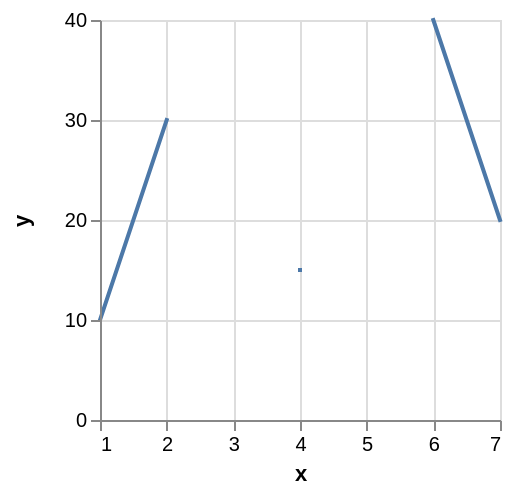

Here is the Vega-Lite specification saved for this chart:
### Vega specification from a JSON file in a GitHub repository (floating-point values rounded to 4 significant figures)
{"$schema": "https://vega.github.io/schema/vega/v3.0.json", "description": "A simple bar chart with embedded data.", "autosize": "pad", "padding": 5, "width": 200, "height": 200, "style": "cell", "data": [{"name": "source_0", "values": [{"x": 1, "y": 10}, {"x": 2, "y": 30}, {"x": 3, "y": null}, {"x": 4, "y": 15}, {"x": 5, "y": null}, {"x": 6, "y": 40}, {"x": 7, "y": 20}]}, {"name": "data_0", "source": "source_0", "transform": [{"type": "formula", "expr": "toNumber(datum[\"x\"])", "as": "x"}, {"type": "formula", "expr": "toNumber(datum[\"y\"])", "as": "y"}]}], "marks": [{"name": "marks", "type": "line", "style": ["line"], "sort": {"field": "datum[\"x\"]", "order": "descending"}, "from": {"data": "data_0"}, "encode": {"update": {"strokeCap": {"value": "square"}, "stroke": {"value": "#4c78a8"}, "x": {"scale": "x", "field": "x"}, "y": {"scale": "y", "field": "y"}, "defined": {"signal": "datum[\"x\"] !== null && !isNaN(datum[\"x\"]) && datum[\"y\"] !== null && !isNaN(datum[\"y\"])"}}}}], "scales": [{"name": "x", "type": "linear", "domain": {"data": "data_0", "field": "x"}, "range": [0, {"signal": "width"}], "nice": true, "zero": false}, {"name": "y", "type": "linear", "domain": {"data": "data_0", "field": "y"}, "range": [{"signal": "height"}, 0], "nice": true, "zero": true}], "axes": [{"scale": "x", "orient": "bottom", "title": "x", "labelFlush": true, "labelOverlap": true, "tickCount": {"signal": "ceil(width/40)"}, "zindex": 1}, {"scale": "x", "orient": "bottom", "grid": true, "tickCount": {"signal": "ceil(width/40)"}, "gridScale": "y", "domain": false, "labels": false, "maxExtent": 0, "minExtent": 0, "ticks": false, "zindex": 0}, {"scale": "y", "orient": "left", "title": "y", "labelOverlap": true, "tickCount": {"signal": "ceil(height/40)"}, "zindex": 1}, {"scale": "y", "orient": "left", "grid": true, "tickCount": {"signal": "ceil(height/40)"}, "gridScale": "x", "domain": false, "labels": false, "maxExtent": 0, "minExtent": 0, "ticks": false, "zindex": 0}], "config": {"axisY": {"minExtent": 30}}}
